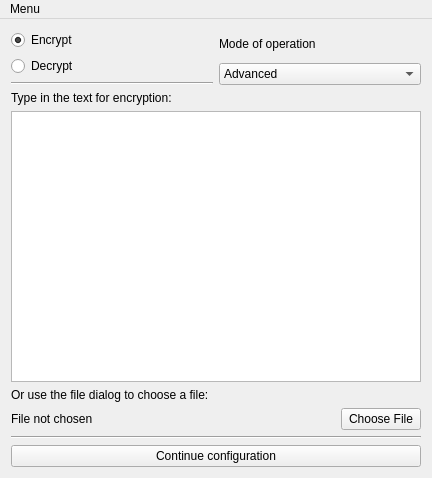
<?xml version="1.0" encoding="UTF-8"?>
<ui version="4.0">
 <class>ViewPC</class>
 <widget class="QMainWindow" name="ViewPC">
  <property name="geometry">
   <rect>
    <x>0</x>
    <y>0</y>
    <width>432</width>
    <height>478</height>
   </rect>
  </property>
  <property name="contextMenuPolicy">
   <enum>Qt::DefaultContextMenu</enum>
  </property>
  <property name="windowTitle">
   <string>PictureCrypt</string>
  </property>
  <property name="windowIcon">
   <iconset resource="resource.qrc">
    <normaloff>:/icons/unlocked.png</normaloff>:/icons/unlocked.png</iconset>
  </property>
  <property name="locale">
   <locale language="English" country="UnitedStates"/>
  </property>
  <widget class="QWidget" name="centralWidget">
   <layout class="QVBoxLayout" name="verticalLayout_3">
    <item>
     <layout class="QVBoxLayout" name="verticalLayout_2">
      <item>
       <layout class="QHBoxLayout" name="horizontalLayout_4">
        <item>
         <layout class="QVBoxLayout" name="verticalLayout">
          <item>
           <widget class="QRadioButton" name="encryptMode">
            <property name="text">
             <string>Encrypt</string>
            </property>
            <property name="checked">
             <bool>true</bool>
            </property>
           </widget>
          </item>
          <item>
           <widget class="QRadioButton" name="decryptMode">
            <property name="text">
             <string>Decrypt</string>
            </property>
           </widget>
          </item>
          <item>
           <widget class="Line" name="line">
            <property name="orientation">
             <enum>Qt::Horizontal</enum>
            </property>
           </widget>
          </item>
         </layout>
        </item>
        <item>
         <layout class="QGridLayout" name="gridLayout">
          <item row="1" column="0">
           <widget class="QComboBox" name="comboBox">
            <property name="currentIndex">
             <number>1</number>
            </property>
            <item>
             <property name="text">
              <string comment="v1.3 mode">Normal</string>
             </property>
            </item>
            <item>
             <property name="text">
              <string comment="v1.4 mode" extracomment="Works slow on big files!">Advanced</string>
             </property>
            </item>
           </widget>
          </item>
          <item row="0" column="0">
           <widget class="QLabel" name="label">
            <property name="text">
             <string>Mode of operation</string>
            </property>
           </widget>
          </item>
         </layout>
        </item>
       </layout>
      </item>
      <item>
       <widget class="QLabel" name="enLabel1">
        <property name="text">
         <string>Type in the text for encryption:</string>
        </property>
        <property name="wordWrap">
         <bool>true</bool>
        </property>
       </widget>
      </item>
      <item>
       <widget class="QTextBrowser" name="text">
        <property name="cursor" stdset="0">
         <cursorShape>IBeamCursor</cursorShape>
        </property>
        <property name="readOnly">
         <bool>false</bool>
        </property>
       </widget>
      </item>
      <item>
       <widget class="QLabel" name="enLabel2">
        <property name="text">
         <string>Or use the file dialog to choose a file:</string>
        </property>
       </widget>
      </item>
      <item>
       <layout class="QHBoxLayout" name="horizontalLayout">
        <item>
         <widget class="QLabel" name="fileLabel">
          <property name="text">
           <string>File not chosen</string>
          </property>
         </widget>
        </item>
        <item>
         <spacer name="horizontalSpacer">
          <property name="orientation">
           <enum>Qt::Horizontal</enum>
          </property>
          <property name="sizeHint" stdset="0">
           <size>
            <width>40</width>
            <height>20</height>
           </size>
          </property>
         </spacer>
        </item>
        <item>
         <widget class="QPushButton" name="fileButton">
          <property name="text">
           <string>Choose File</string>
          </property>
         </widget>
        </item>
       </layout>
      </item>
      <item>
       <widget class="Line" name="line_2">
        <property name="orientation">
         <enum>Qt::Horizontal</enum>
        </property>
       </widget>
      </item>
      <item>
       <widget class="QPushButton" name="startButton">
        <property name="text">
         <string>Continue configuration</string>
        </property>
       </widget>
      </item>
     </layout>
    </item>
   </layout>
  </widget>
  <widget class="QMenuBar" name="menuBar">
   <property name="geometry">
    <rect>
     <x>0</x>
     <y>0</y>
     <width>432</width>
     <height>25</height>
    </rect>
   </property>
   <widget class="QMenu" name="menuMenu">
    <property name="title">
     <string>Menu</string>
    </property>
    <widget class="QMenu" name="menuConfigure">
     <property name="enabled">
      <bool>false</bool>
     </property>
     <property name="title">
      <string>Configure</string>
     </property>
     <addaction name="actionJPHS_path"/>
    </widget>
    <addaction name="menuConfigure"/>
    <addaction name="separator"/>
    <addaction name="actionAbout"/>
    <addaction name="actionHelp"/>
   </widget>
   <addaction name="menuMenu"/>
  </widget>
  <action name="actionAbout">
   <property name="text">
    <string>About</string>
   </property>
  </action>
  <action name="actionHelp">
   <property name="text">
    <string>Online Documentation</string>
   </property>
  </action>
  <action name="actionJPHS_path">
   <property name="text">
    <string>JPHS directory</string>
   </property>
  </action>
  <action name="actionRun_tests">
   <property name="text">
    <string>Run tests</string>
   </property>
  </action>
 </widget>
 <layoutdefault spacing="6" margin="11"/>
 <resources>
  <include location="resource.qrc"/>
 </resources>
 <connections/>
</ui>
